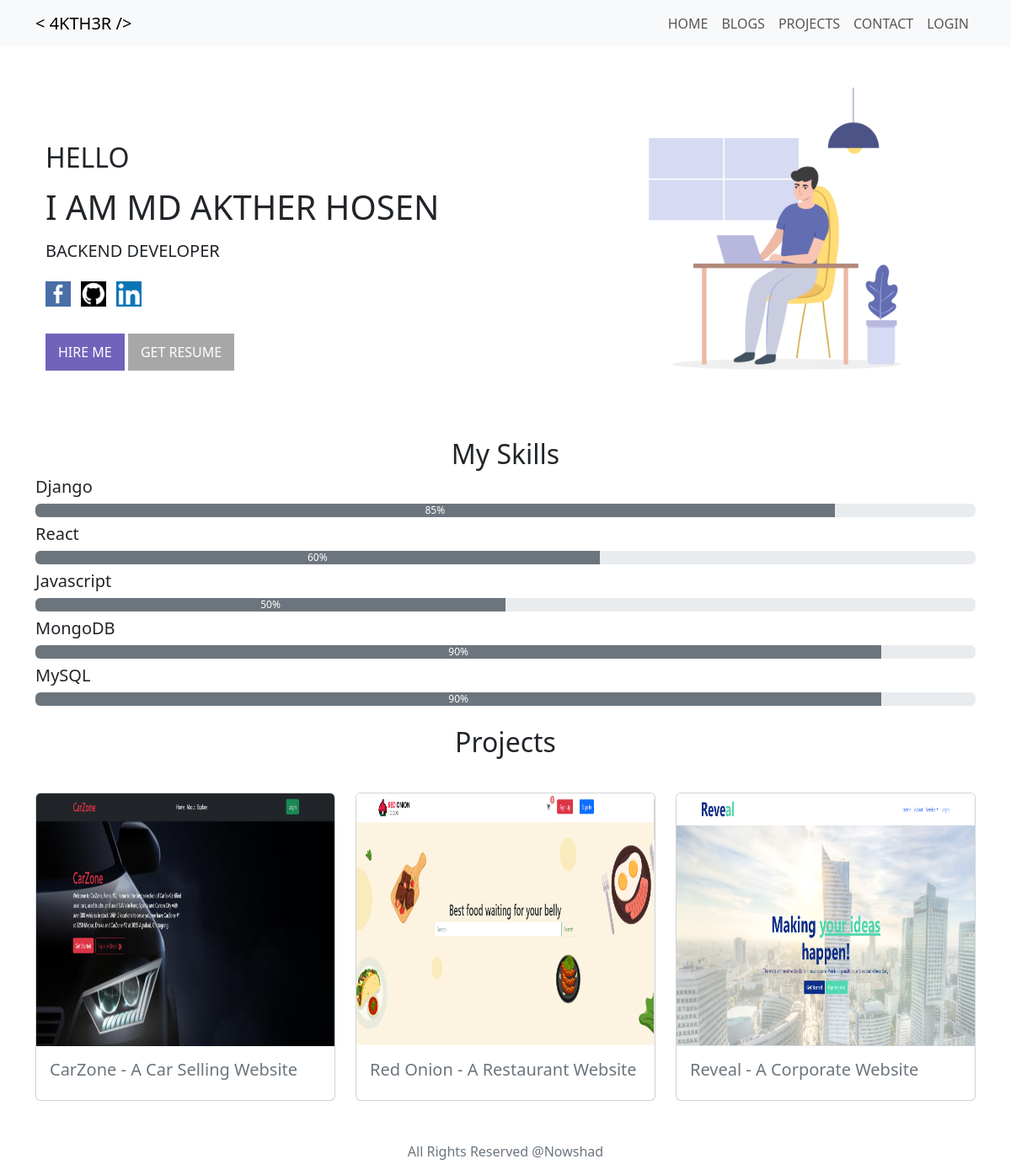
The page / on the database its author committed.
### account/models.py (models this page shows, shortened)
class Skill(models.Model):
    name = models.CharField(max_length=100)
    percentage = models.PositiveIntegerField(validators=[MaxValueValidator(100)])

### projects/models.py (models this page shows, shortened)
class PortfolioProject(models.Model):
    title = models.CharField(max_length=200)
    description = models.TextField()
    screenshoot = models.ImageField(upload_to='images/projects/')
    technologies = models.CharField(max_length=100)
    project_url = models.URLField()
    category = models.ForeignKey(Category, on_delete=models.CASCADE, null=True)

### nowshad_portfolio/views.py (the view)
# urls.py: 2. Add a URL to urlpatterns:  path('', views.home, name='home')
def home(request):
    skills = Skill.objects.all()
    resume = Resume.objects.first()
    projects_with_avg_ratings = PortfolioProject.objects.annotate(avg_rating=Avg('projectreview__ratings'))
    projects_sorted_by_rating = projects_with_avg_ratings.order_by('-avg_rating')
    if request.user.is_authenticated:
        try:
            user_profile = UserProfile.objects.get(user=request.user)
        except UserProfile.DoesNotExist:
            user_profile = None
        return render(request, 'home.html', {'projects': projects_sorted_by_rating, 'user_profile': user_profile, 'skills': skills, 'resume': resume})
    else:
        return render(request, 'home.html', {'projects': projects_sorted_by_rating, 'skills': skills, 'resume':resume})

### templates/home.html
{% extends "base.html" %}
{% load static %}
{% block content %}
<section id="home" class="banner_wrapper">
    <div class="container">
        <div class="row d-flex justify-content-around align-items-center">
            <div class="col-lg-7 order-lg-1 order-2 banner-content">
                <div class="mt-5">
                    <h2 class="text-uppercase position-relative">Hello</h2>
                    <h1 class="text-uppercase position-relative mt-3 mb-3">I am Md Akther Hosen</h1>
                    <h5 class="text-uppercase mb-3">Backend Developer</h5>
                    <div class="mt-4">
                        <a href="https://www.facebook.com/nirjhor.nowshad/" target="_blank"
                            class="text-decoration-none">
                            <img src="{% static 'images/social/facebook.png' %}" style="height: 30px;" alt="">
                        </a>
                        <a href="https://github.com/akther2034165/" target="_blank" class="text-decoration-none ms-2">
                            <img src="{% static 'images/social/github.png' %}" style="height: 30px;" alt="">
                        </a>
                        <a href="https://www.linkedin.com/in/md-akther-hosen-aa82a9284" target="_blank"
                            class="text-decoration-none ms-2">
                            <img src="{% static 'images/social/linkedin.png' %}" style="height: 30px;" alt="">
                        </a>
                    </div>
                    <br>
                    <div>
                        <a href="mailto:nowshadbgc165@gmail.com" class="text-decoration-none" target="_blank">
                            <button class="mt-2 text-uppercase hire-btn"> Hire Me</button>
                        </a>
                        {% if resume %}
                        <a href="{{ resume.file.url }}" class="text-decoration-none " target="_blank"> <button
                                class="mt-2 text-uppercase resume-btn">GET Resume</button></a>
                        {% else %}
                        <p>No resume uploaded yet.</p>
                        {% endif %}
                    </div>
                </div>
            </div>
            <div class="col-lg-5 order-lg-2 order-1">
                <div class="d-flex justify-content-center mt-5">
                    {% if user.is_authenticated %}
                    <img src="{{ user_profile.profile_image.url }}" class="img-fluid rounded-5" style="height: 400px;"
                        alt="User Profile Image">
                    {% else %}
                    <img src="{% static '/images/profile/banner.jpg' %}" class="img-fluid" style="height: 400px; "
                        alt="User Profile Image">
                    {% endif %}
                </div>
            </div>
        </div>
    </div>
</section>
<h1 class="text-center fs-2 display-3  mt-3">My Skills</h1>
{% for skill in skills %}
<div class="d-flex justify-content-center">
    <div class="w-100">
        <h2 class="fs-5 display-3">{{skill.name}}</h2>
        <div class="progress mb-2" role="progressbar" aria-label="Skill Progress" aria-valuenow="{{ skill.percentage }}"
            aria-valuemin="0" aria-valuemax="100">
            <div class="progress-bar bg-secondary" style="width: {{ skill.percentage }}%">{{ skill.percentage }}%
            </div>
        </div>
    </div>
</div>
{% endfor %}
<h1 class="text-center fs-2 display-3  mt-3">Projects</h1>
<div class="row row-cols-1 row-cols-md-3 g-4 mt-3">
    {% for project in projects %}
    <div class="col">
        <div class="card ">
            <img src="{{project.screenshoot.url}}" class="card-img-top" style="height: 300px;" alt="">
            <div class="card-body">
                <a href="{% url 'details' project.id %}" class="text-decoration-none text-secondary">
                    <h5 class="card-title">{{project.title}}</h5>
                </a>
            </div>
        </div>
    </div>
    {% endfor %}
</div>
{% endblock content %}

### static/css/style.css (style rules this page uses)
.hire-btn { background: rgba(113, 99, 186, 255); color: #fff; border: 0; outline: 0; padding: 10px 15px; font-weight: 500; cursor: pointer; }
.resume-btn { background: #00000058; color: #fff; border: 0; outline: 0; padding: 10px 15px; font-weight: 500; cursor: pointer; }
* { margin: 0; padding: 0; box-sizing: border-box; }

### rows shown on the page
Skill: name "Django", percentage "85"
Skill: name "React", percentage "60"
Skill: name "Javascript", percentage "50"
Skill: name "MongoDB", percentage "90"
Skill: name "MySQL", percentage "90"
PortfolioProject: screenshoot (picture), title "CarZone - A Car Selling Website"
PortfolioProject: screenshoot (picture), title "Red Onion - A Restaurant Website"
PortfolioProject: screenshoot (picture), title "Reveal - A Corporate Website"
